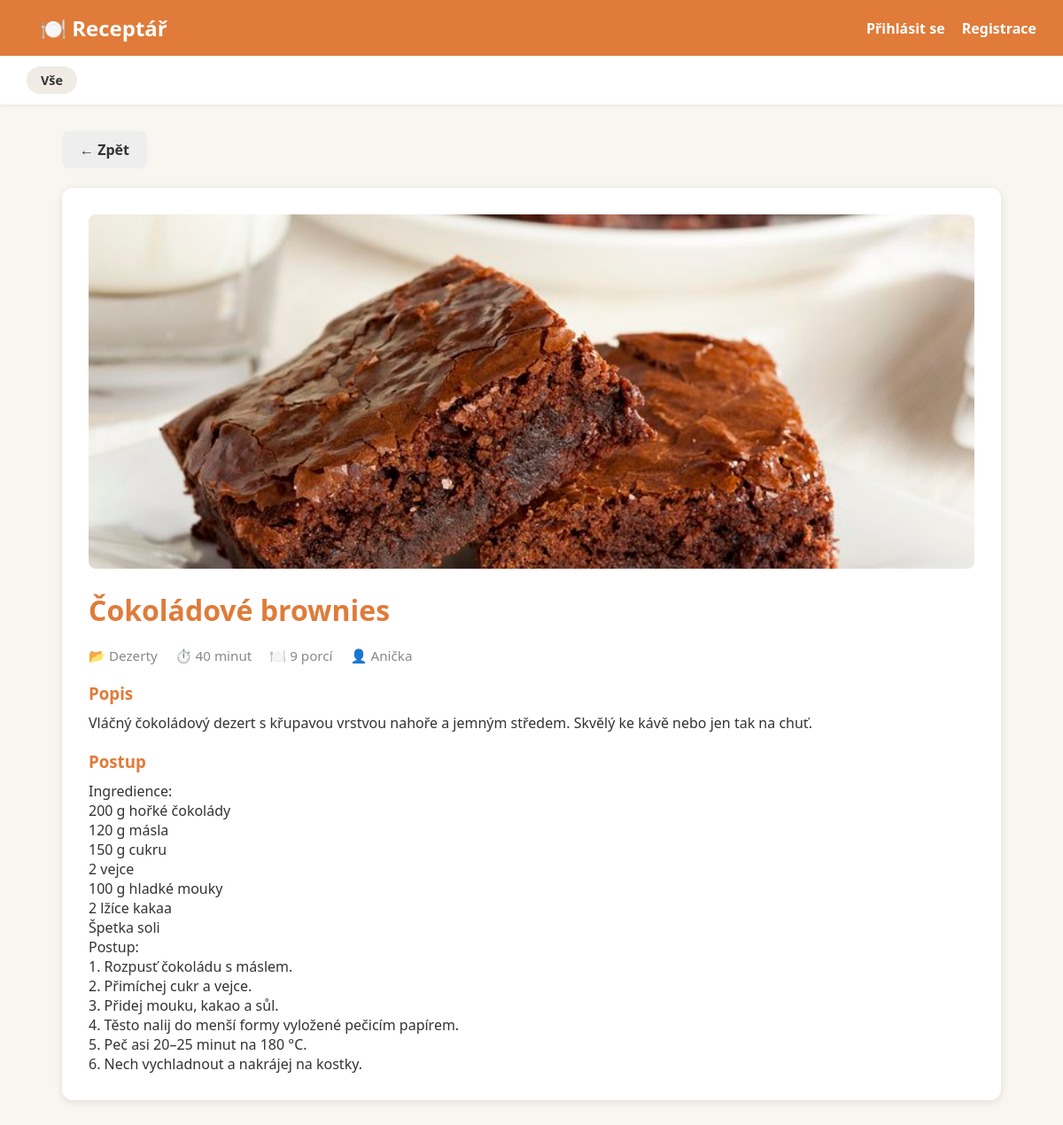
/recept/3/, run on the app's committed database.
### recepty/models.py (models this page shows, shortened)
class Recept(models.Model):
    nazev = models.CharField(max_length=200)
    popis = models.TextField()
    postup = models.TextField()
    doba_pripravy = models.IntegerField(help_text="Čas v minutách")
    pocet_porci = models.IntegerField()
    kategorie = models.ForeignKey(Kategorie, on_delete=models.SET_NULL, null=True)
    autor = models.ForeignKey(User, on_delete=models.CASCADE)
    fotka = models.ImageField(upload_to='recepty/', blank=True, null=True)
    datum_pridani = models.DateTimeField(auto_now_add=True)

class Kategorie(models.Model):
    nazev = models.CharField(max_length=100)
    def __str__(self):
        return self.nazev

### recepty/views.py (the view)
# urls.py: path('recept/<int:pk>/', views.detail_receptu, name='detail'),
def detail_receptu(request, pk):
    recept = get_object_or_404(Recept, pk=pk)
    return render(request, 'recepty/detail.html', {'recept': recept})

### templates/recepty/detail.html (shortened to what this page needs)
{% extends 'recepty/base.html' %}
{% block content %}
    <a href="{% url 'seznam' %}" class="btn btn-secondary">← Zpět</a>
    <br><br>
    <div class="detail-container">
        {% if recept.fotka %}
            <img src="{{ recept.fotka.url }}" alt="{{ recept.nazev }}">
        {% endif %}
        <h1>{{ recept.nazev }}</h1>
        <div class="detail-meta">
            <span>📂 {{ recept.kategorie }}</span>
            <span>⏱️ {{ recept.doba_pripravy }} minut</span>
            <span>🍽️ {{ recept.pocet_porci }} porcí</span>
            <span>👤 {{ recept.autor }}</span>
        </div>
        <h3>Popis</h3>
        <p>{{ recept.popis }}</p>
        <h3>Postup</h3>
        <p>{{ recept.postup|linebreaks }}</p> <! -- linebreak dá řádky na odstavce -->
    </div>
{% endblock %}

### static/css/style.css (style rules this page uses)
* { margin: 0; padding: 0; box-sizing: border-box; }
body { font-family: 'Segoe UI', sans-serif; background-color: #f9f5f0; color: #333; }
h1 { font-size: 2rem; margin-bottom: 20px; color: #e07b39; }
.btn { display: inline-block; padding: 10px 20px; border-radius: 8px; text-decoration: none; font-weight: bold; cursor: pointer; border: none; font-size: 1rem; }
.btn-secondary { background-color: #eee; color: #333; }
.detail-container { background: white; padding: 30px; border-radius: 12px; box-shadow: 0 2px 8px rgba(0,0,0,0.1); }
.detail-container img { width: 100%; max-height: 400px; object-fit: cover; border-radius: 8px; margin-bottom: 20px; }
.detail-meta { display: flex; gap: 20px; color: #888; margin-bottom: 20px; font-size: 0.95rem; }
.detail-container h3 { color: #e07b39; margin: 20px 0 10px; }

### data on the page
Recept: fotka (picture), nazev "Čokoládové brownies", kategorie "Dezerty", doba_pripravy "40", pocet_porci "9", autor "Anička", popis "Vláčný čokoládový dezert s křupavou vrstvou nahoře a jemným středem. Skvělý ke kávě nebo jen tak na chuť.", postup "Ingredience: 200 g hořké čokolády 120 g másla 150 g cukru 2 vejce 100 g hladké mouky 2 lžíce kakaa Špetka soli Postup: 1. Rozpusť čokoládu s máslem. 2. Přimíchej cukr a vejce. 3. Přidej mouku, kakao a sůl. 4. Těsto nalij do menší formy vyložené pečicím papírem. 5. Peč asi 20–25 minut na 180 °C. 6. Nech vychladnout a nakrájej na kostky."
